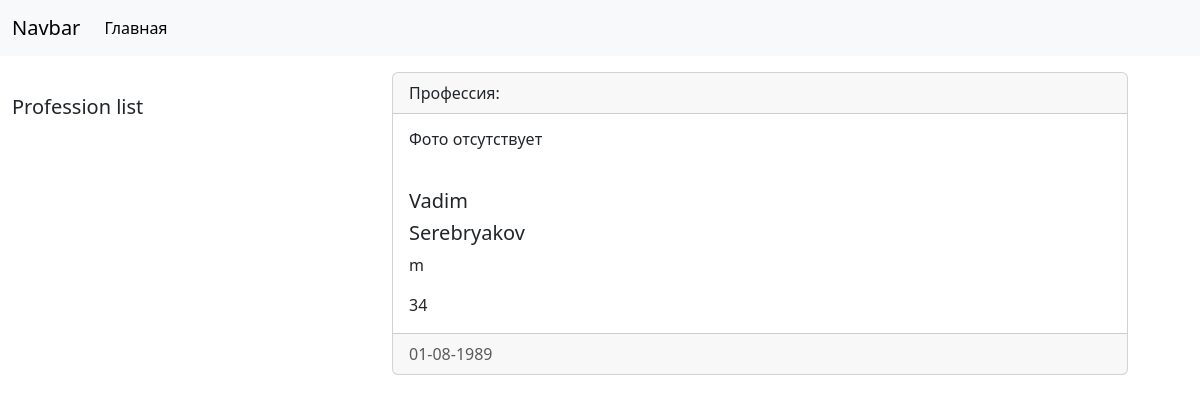
The app's page /human/1, older data.
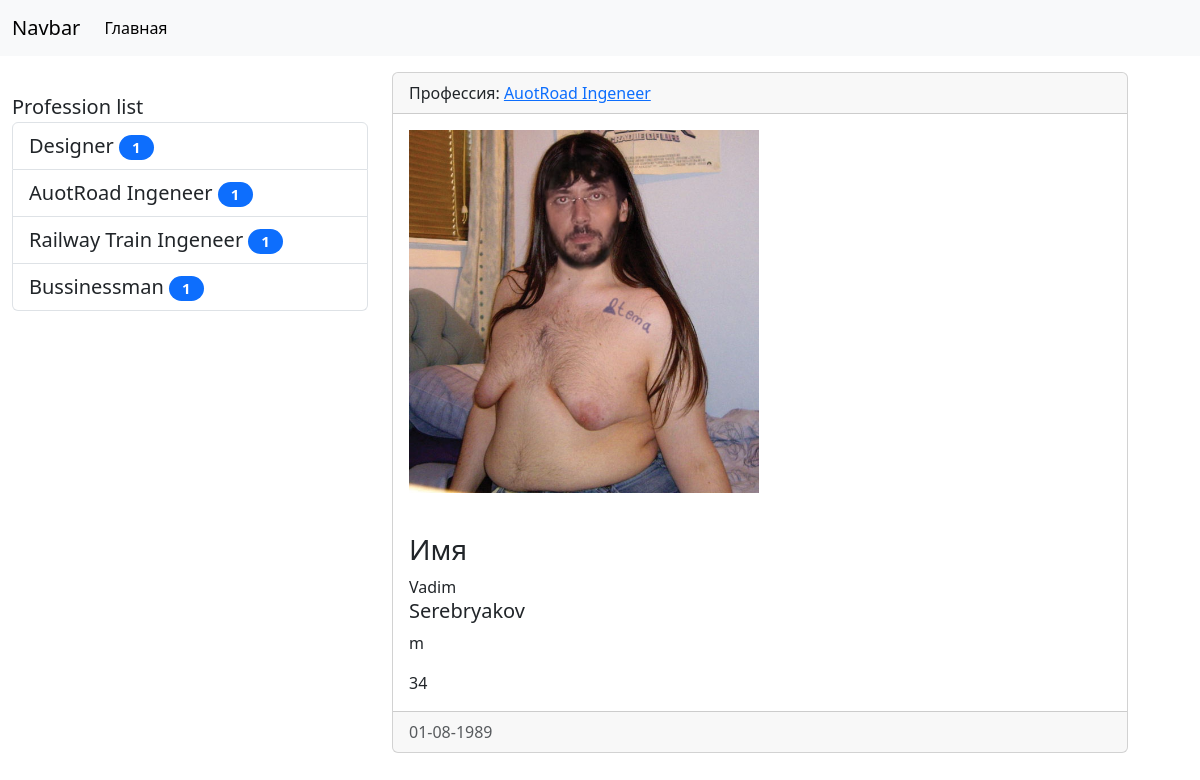
The same page, newer data.
### main/models.py (models this page shows, shortened)
class Human(models.Model):
    human_choices = {'m': 'male',
                     'f': 'female'}
    name = models.CharField(max_length=50, verbose_name='Имя')
    last_name = models.CharField(max_length=50, verbose_name='Фамилия')
    sex = models.CharField(max_length=1, choices=human_choices, verbose_name='Пол')
    age = models.IntegerField(verbose_name='Возраст')
    born_at = models.DateField(verbose_name='Дата рождения')
    photo = models.ImageField(upload_to='media/%Y/%m/%d', null=True, default='Null', verbose_name='Фото')
    profession = models.ForeignKey('profession', on_delete=models.PROTECT, null=True, verbose_name='Профессия')
    class Meta:
        verbose_name = "Человек"
        verbose_name_plural = "Люди"
        ordering = ['-born_at']

class Profession(models.Model):
    title = models.CharField(max_length=100, db_index=True, verbose_name='Профессия')
    def get_absolut_url(self):
        return reverse_lazy('profession', kwargs={'pk': self.pk})
    class Meta:
        verbose_name = 'Профессия'
        verbose_name_plural = 'Профессии'
        ordering = ['title']

### main/views.py (the view)
# urls.py: path('human/<int:pk>', ViewHuman.as_view(), name='view_human'),
class ViewHuman(DetailView):
    model = Human
    template_name = 'NewsProject/view_human.html'
    context_object_name = 'human_item'

### main/templatetags/newsproject_tags.py (called while the page is built)
@register.simple_tag(name='get_list_professions')
def get_professions():
    return Profession.objects.all()

@register.inclusion_tag('NewsProject/List_professions.html')
def show_professions(arg1='Profession', arg2='list'):
    professions = Profession.objects.annotate(cnt=Count('human')).filter(cnt__gt=0)
    return {'professions': professions, 'arg1': arg1, 'arg2': arg2}

### main/templates/NewsProject/view_human.html (shortened to what this page needs)
{% extends 'base.html' %}
{% block sidebar %}
{% include 'inc/_sidebar.html' %}
{% endblock %}
{% block content %}
<div class="card mb-3">
    <div class="card-header">
        Профессия: <a href="{{ human_item.profession.get_absolut_url }}">{{ human_item.profession.title }}</a>
    </div>
    <div class="card-body">
        {% if human_item.photo %}
        <img src="{{ human_item.photo.url }}" class='mr-3' width='350' alt="Photo">
        {% else %}
        <h6>Фото отсутствует</h6>
        {% endif %}
    </div>
    <div class="card-body">
        {% autoescape off %}
        <h5 class="card-title">{{ human_item.name }}</h5>
        {% endautoescape %}
        <h5 class="card-title">{{ human_item.last_name }}</h5>
        <p class="card-text">{{ human_item.sex }}</p>
        <p class="card-text">{{ human_item.age }}</p>
    </div>
    <div class="card-footer text-body-secondary">
        {{ human_item.born_at|date:'d-m-Y' }}
    </div>
</div>
{% endblock %}

### templates/base.html (shortened to what this page needs)
{% include 'inc/_nav.html' %}
{% load static %}
<!doctype html>
<html lang="en">
<head>
    <link href="https://cdn.jsdelivr.net/npm/bootstrap@5.3.2/dist/css/bootstrap.min.css" rel="stylesheet"
>
    <link href="{% static 'css/style.css' %}" rel="stylesheet">
</head>
<body>
<div class="container mt-3" style="margin-left: 0px;">
    <div class="row">
        <div class="col-md-4">
            {% block sidebar %}SIDEBAR{% endblock %}
        </div>
        <div class="col-md-8">
            {% block content %}CONTENT{% endblock %}
        </div>
    </div>
</div>
</body>
</html>

### templates/inc/_nav.html (shortened to what this page needs)
<nav class="navbar navbar-expand-lg bg-body-tertiary">
    <div class="container-fluid">
        <a class="navbar-brand" href="{% url 'home' %}">Navbar</a>
        <div class="collapse navbar-collapse" id="navbarNav">
            <ul class="navbar-nav">
                <li class="nav-item">
                    <a class="nav-link active" aria-current="page" href="{% url 'home' %}">Главная</a>
                </li>
            </ul>
        </div>
    </div>
</nav>

### templates/inc/_sidebar.html (shortened to what this page needs)
{% load newsproject_tags %}
{% show_professions %}

### main/templates/NewsProject/List_professions.html
{% load newsproject_tags %}
<div class="list-group" style="height: 20px; margin-top: 20px; font-size: 20;">
    {{ arg1 }} {{ arg2 }}
    {% for pr in professions %}
    <a href="{{ pr.get_absolut_url }}" class="list-group-item list-group-item-action">{{ pr.title }}<span
            class="badge bg-primary rounded-pill"
            style="width: 35px; color: wight; margin-left: 5px;">{{ pr.cnt }}</span></a>
    {% endfor %}
</div>

### NewsProject/static/css/style.css (style rules this page uses)
body { backgroundcolor = #ccc; }

Row changes from the older to the newer data that the page shows:
added Profession: title "Designer", cnt "1"
added Profession: title "AuotRoad Ingeneer", cnt "1"
added Profession: title "Railway Train Ingeneer", cnt "1"
added Profession: title "Bussinessman", cnt "1"
changed Human "Serebryakov": profession_id empty → 2 (drawn); profession (not shown) → "AuotRoad Ingeneer"; photo: picture added; name "Vadim" → "Имя Vadim"
Text that changed along with them:
text no longer shown: "Фото отсутствует"
